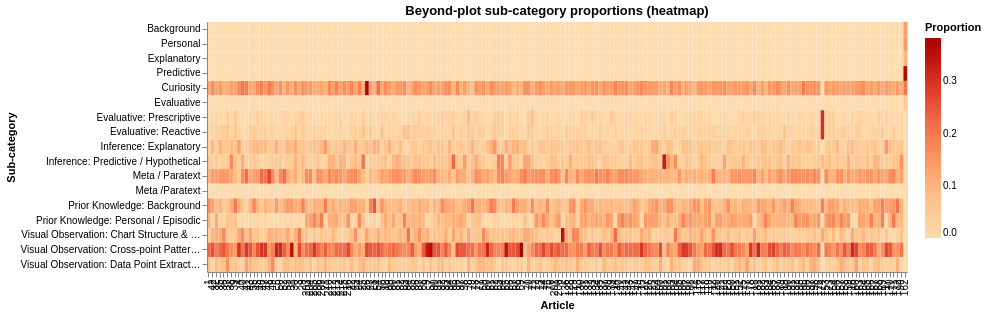

The notebook cell saved with this chart:
### Code cell
# ── Heatmap: beyond-plot sub-category proportion by article ─────────────
alt.Chart(bp_long, title="Beyond-plot sub-category proportions (heatmap)").mark_rect().encode(
    x=alt.X("article_id:N", sort=article_order, title="Article"),
    y=alt.Y("category:N", sort=bp_order, title="Sub-category"),
    color=alt.Color("proportion:Q", scale=alt.Scale(scheme="orangered"), title="Proportion"),
    tooltip=["article_id", "category", alt.Tooltip("proportion:Q", format=".1%")],
).properties(width=700, height=250)

### Figure 1 — Vega specification as saved in the notebook (floating-point values rounded to 4 significant figures; data arrays with more than 128 entries replaced by an {"elided": "..."} marker saying what was removed)
{"$schema": "https://vega.github.io/schema/vega/v6.json", "data": [{"name": "source_0"}, {"name": "data_0", "values": {"elided": "3162 records"}}, {"name": "source_0_x_domain_article_id", "values": {"elided": "186 records"}}, {"name": "source_0_y_domain_category", "values": [{"category": "Background", "sort_field": 0.0}, {"category": "Curiosity", "sort_field": 6.0}, {"category": "Evaluative", "sort_field": 7.0}, {"category": "Evaluative: Prescriptive", "sort_field": 7.0}, {"category": "Evaluative: Reactive", "sort_field": 7.0}, {"category": "Explanatory", "sort_field": 4.0}, {"category": "Inference: Explanatory", "sort_field": 7.0}, {"category": "Inference: Predictive / Hypothetical", "sort_field": 7.0}, {"category": "Meta / Paratext", "sort_field": 7.0}, {"category": "Meta /Paratext", "sort_field": 7.0}, {"category": "Personal", "sort_field": 1.0}, {"category": "Predictive", "sort_field": 5.0}, {"category": "Prior Knowledge: Background", "sort_field": 7.0}, {"category": "Prior Knowledge: Personal / Episodic", "sort_field": 7.0}, {"category": "Visual Observation: Chart Structure & Text", "sort_field": 7.0}, {"category": "Visual Observation: Cross-point Pattern Recognition", "sort_field": 7.0}, {"category": "Visual Observation: Data Point Extraction", "sort_field": 7.0}]}, {"name": "data_0_color_domain_proportion", "values": [{"min": 0.0, "max": 0.3828}]}], "marks": [{"type": "rect", "name": "marks", "from": {"data": "data_0"}, "encode": {"update": {"width": {"signal": "max(0.25, bandwidth('x'))"}, "x": {"field": "article_id", "scale": "x"}, "height": {"signal": "max(0.25, bandwidth('y'))"}, "tooltip": {"signal": "{\"article_id\": isValid(datum[\"article_id\"]) ? datum[\"article_id\"] : \"\"+datum[\"article_id\"], \"category\": isValid(datum[\"category\"]) ? datum[\"category\"] : \"\"+datum[\"category\"], \"proportion\": format(datum[\"proportion\"], \".1%\")}"}, "fill": {"field": "proportion", "scale": "color"}, "y": {"field": "category", "scale": "y"}}}, "style": ["rect"]}], "scales": [{"name": "x", "type": "band", "domain": {"data": "source_0_x_domain_article_id", "field": "article_id", "sort": {"op": "max", "field": "sort_field"}}, "range": [0, {"signal": "width"}], "paddingOuter": 0, "paddingInner": 0}, {"name": "y", "type": "band", "domain": {"data": "source_0_y_domain_category", "field": "category", "sort": {"op": "max", "field": "sort_field"}}, "range": [0, {"signal": "height"}], "paddingInner": 0, "paddingOuter": 0}, {"name": "color", "type": "linear", "domain": [{"signal": "(data(\"data_0_color_domain_proportion\")[0] || {}).min"}, {"signal": "(data(\"data_0_color_domain_proportion\")[0] || {}).max"}], "range": {"scheme": "orangered"}, "zero": false, "interpolate": "hcl"}], "axes": [{"scale": "x", "labelBaseline": "middle", "labelAngle": 270, "title": "Article", "zindex": 1, "orient": "bottom", "labelAlign": "right", "grid": false}, {"scale": "y", "grid": false, "title": "Sub-category", "zindex": 1, "orient": "left"}], "title": {"text": "Beyond-plot sub-category proportions (heatmap)", "frame": "group"}, "width": 700, "background": "white", "padding": 5, "height": 250, "style": "cell", "legends": [{"title": "Proportion", "fill": "color", "gradientLength": {"signal": "clamp(height, 64, 200)"}}]}
